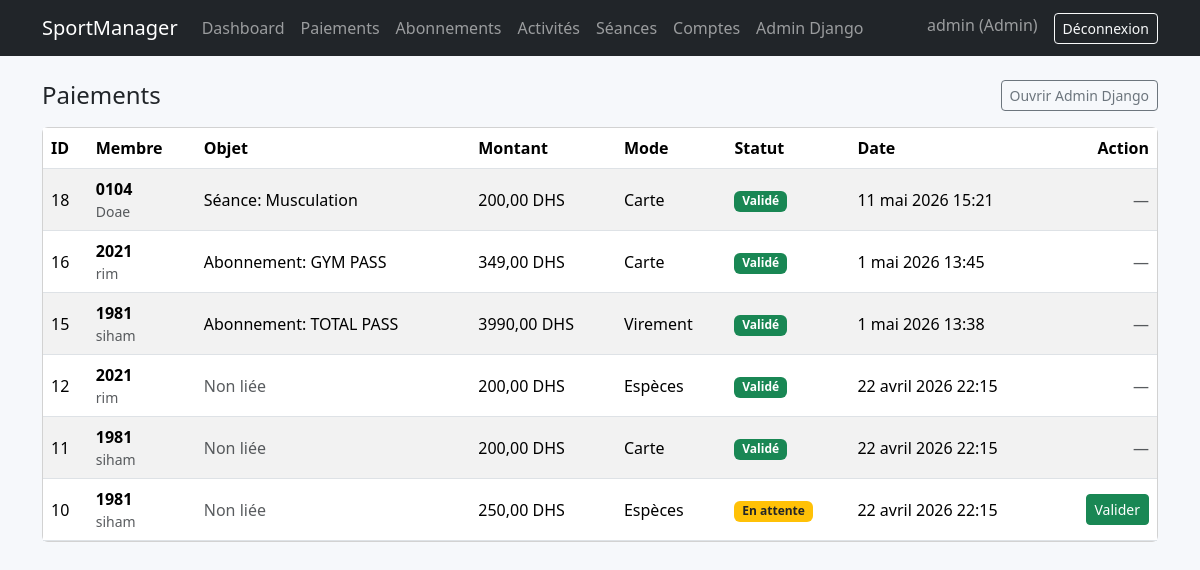
/admin-app/paiements/ (signed in), run on the app's committed database.
### core/models.py (models this page shows, shortened)
class Utilisateur(AbstractUser):
    class Role(models.TextChoices):
        ADMIN = "ADMIN", "Admin"
        COACH = "COACH", "Coach"
        MEMBRE = "MEMBRE", "Membre"
    username = models.CharField(max_length=150, blank=True, null=True)
    login = models.CharField(max_length=150, unique=True)
    email = models.EmailField(unique=True)
    role = models.CharField(max_length=10, choices=Role.choices, default=Role.MEMBRE)
    USERNAME_FIELD = "login"
    REQUIRED_FIELDS = ["email"]
    objects = UtilisateurManager()

class Paiement(models.Model):
    class ModePaiement(models.TextChoices):
        ESPECES = "ESPECES", "Espèces"
        CARTE = "CARTE", "Carte"
        VIREMENT = "VIREMENT", "Virement"
    class Statut(models.TextChoices):
        VALIDE = "VALIDE", "Validé"
        EN_ATTENTE = "EN_ATTENTE", "En attente"
    idPaiment = models.AutoField(primary_key=True)
    membre = models.ForeignKey(Membre, on_delete=models.CASCADE, related_name="paiements")
    inscription = models.ForeignKey(
        Inscription, on_delete=models.SET_NULL, null=True, blank=True, related_name="paiements"
    )
    abonnement = models.ForeignKey(
        Abonnement, on_delete=models.SET_NULL, null=True, blank=True, related_name="paiements"
    )
    montant = models.DecimalField(max_digits=8, decimal_places=2)
    datePaiement = models.DateTimeField(default=timezone.now)
    modePaiement = models.CharField(max_length=20, choices=ModePaiement.choices)
    statut = models.CharField(max_length=20, choices=Statut.choices, default=Statut.EN_ATTENTE)

class Membre(models.Model):
    utilisateur = models.OneToOneField(
        settings.AUTH_USER_MODEL, on_delete=models.CASCADE, related_name="membre"
    )
    numMembre = models.CharField(max_length=30, unique=True)
    dateNaissance = models.DateField()
    dateAdhesion = models.DateField(default=timezone.now)

class Inscription(models.Model):
    class Statut(models.TextChoices):
        EN_ATTENTE = "EN_ATTENTE", "En attente paiement"
        VALIDEE = "VALIDEE", "Validée"
    idInscription = models.AutoField(primary_key=True)
    membre = models.ForeignKey(Membre, on_delete=models.CASCADE, related_name="inscriptions")
    seance = models.ForeignKey(Seance, on_delete=models.CASCADE, related_name="inscriptions")
    dateInscription = models.DateTimeField(default=timezone.now)
    statut = models.CharField(max_length=20, choices=Statut.choices, default=Statut.EN_ATTENTE)
    class Meta:
        constraints = [
            models.UniqueConstraint(fields=["membre", "seance"], name="uniq_membre_seance")
        ]

class Seance(models.Model):
    class Jour(models.TextChoices):
        LUNDI = "LUNDI", "Lundi"
        MARDI = "MARDI", "Mardi"
        MERCREDI = "MERCREDI", "Mercredi"
        JEUDI = "JEUDI", "Jeudi"
        VENDREDI = "VENDREDI", "Vendredi"
        SAMEDI = "SAMEDI", "Samedi"
        DIMANCHE = "DIMANCHE", "Dimanche"
    idSeance = models.AutoField(primary_key=True)
    dateSeance = models.DateField(blank=True, null=True)
    jour = models.CharField(max_length=10, choices=Jour.choices)
    heureDebut = models.TimeField()
    heureFin = models.TimeField()
    capaciteMax = models.PositiveIntegerField()
    activite = models.ForeignKey(Activite, on_delete=models.CASCADE, related_name="seances")
    coach = models.ForeignKey(Coach, on_delete=models.PROTECT, related_name="seances")

class Activite(models.Model):
    class TypeAcces(models.TextChoices):
        INTERNE = "INTERNE", "Interne"
        EXTERNE = "EXTERNE", "Externe"
    EXTERNAL_ACTIVITY_KEYWORDS = ("tennis", "basket", "football", "foot")
    idActivite = models.AutoField(primary_key=True)
    libelle = models.CharField(max_length=120)
    description = models.TextField(blank=True)
    tarifMensuel = models.DecimalField(max_digits=8, decimal_places=2)
    typeAcces = models.CharField(max_length=10, choices=TypeAcces.choices, default=TypeAcces.INTERNE)
    image = models.ImageField(upload_to="activites/", blank=True, null=True)

class Abonnement(models.Model):
    class Periodicite(models.TextChoices):
        MENSUEL = "MENSUEL", "Mensuel"
        ANNUEL = "ANNUEL", "Annuel"
    libelle = models.CharField(max_length=120)
    periodicite = models.CharField(max_length=10, choices=Periodicite.choices, default=Periodicite.MENSUEL)
    prix = models.DecimalField(max_digits=8, decimal_places=2)
    description = models.TextField(blank=True)
    avantages = models.TextField(blank=True, help_text="Un avantage par ligne")
    actif = models.BooleanField(default=True)
    ordre = models.PositiveIntegerField(default=0)
    class Meta:
        ordering = ["ordre", "prix", "libelle"]

### core/views.py (the view)
        @login_required
        def _wrapped(request: HttpRequest, *args, **kwargs):
            user: Utilisateur = request.user  # type: ignore[assignment]
            if user.role not in roles:
                messages.error(request, "Accès refusé.")
                return redirect("home")
            return view_func(request, *args, **kwargs)

### core/views.py (called while the page is built)
def _role_required(*roles: str):
    def decorator(view_func):
        @login_required
        def _wrapped(request: HttpRequest, *args, **kwargs):
            user: Utilisateur = request.user  # type: ignore[assignment]
            if user.role not in roles:
                messages.error(request, "Accès refusé.")
                return redirect("home")
            return view_func(request, *args, **kwargs)
        return _wrapped
    return decorator

@_role_required(Utilisateur.Role.ADMIN)
def admin_paiements(request: HttpRequest) -> HttpResponse:
    paiements = (
        Paiement.objects.select_related(
            "membre",
            "membre__utilisateur",
            "inscription",
            "inscription__seance",
            "inscription__seance__activite",
            "abonnement",
        )
        .all()
        .order_by("-datePaiement")
    )
    return render(request, "core/admin_paiements.html", {"paiements": paiements})

### core/templates/core/admin_paiements.html (shortened to what this page needs)
{% extends "base.html" %}
{% block content %}
  <div class="d-flex align-items-center justify-content-between mb-3">
    <h1 class="h4 mb-0">Paiements</h1>
    <a class="btn btn-outline-secondary btn-sm" href="/admin/">Ouvrir Admin Django</a>
  </div>
  <div class="card">
    <div class="table-responsive">
      <table class="table table-striped mb-0 align-middle">
        <thead>
          <tr>
            <th>ID</th>
            <th>Membre</th>
            <th>Objet</th>
            <th>Montant</th>
            <th>Mode</th>
            <th>Statut</th>
            <th>Date</th>
            <th class="text-end">Action</th>
          </tr>
        </thead>
        <tbody>
          {% for p in paiements %}
            <tr>
              <td>{{ p.idPaiment }}</td>
              <td>
                <div class="fw-semibold">{{ p.membre.numMembre }}</div>
                <div class="text-muted small">{{ p.membre.utilisateur.login }}</div>
              </td>
              <td>
                {% if p.inscription %}
                  Séance: {{ p.inscription.seance.activite.libelle }}
                {% elif p.abonnement %}
                  Abonnement: {{ p.abonnement.libelle }}
                {% else %}
                  <span class="text-muted">Non liée</span>
                {% endif %}
              </td>
              <td>{{ p.montant }} DHS</td>
              <td>{{ p.get_modePaiement_display }}</td>
              <td>
                <span class="badge {% if p.statut == 'VALIDE' %}bg-success{% else %}bg-warning text-dark{% endif %}">
                  {{ p.get_statut_display }}
                </span>
              </td>
              <td>{{ p.datePaiement }}</td>
              <td class="text-end">
                {% if p.statut != 'VALIDE' %}
                  <form method="post" action="{% url 'admin_valider_paiement' p.idPaiment %}" class="d-inline">
                    <button class="btn btn-sm btn-success" type="submit">Valider</button>
                  </form>
                {% else %}
                  <span class="text-muted">—</span>
                {% endif %}
              </td>
            </tr>
          {% empty %}
            <tr>
              <td colspan="8" class="text-center text-muted py-4">Aucun paiement.</td>
            </tr>
          {% endfor %}
        </tbody>
      </table>
    </div>
  </div>
{% endblock %}

### templates/partials/navbar.html (shortened to what this page needs)
<nav class="navbar navbar-expand-lg navbar-dark bg-dark">
  <div class="container">
    <a class="navbar-brand" href="{% url 'home' %}">SportManager</a>
    <div class="collapse navbar-collapse" id="navbarContent">
      <ul class="navbar-nav me-auto mb-2 mb-lg-0">
        {% if user.is_authenticated %}
          {% if user.role == 'MEMBRE' %}
            <li class="nav-item">
              <a class="nav-link" href="{% url 'membre_dashboard' %}">Dashboard</a>
            </li>
            <li class="nav-item">
              <a class="nav-link" href="{% url 'membre_planning' %}">Planning</a>
            </li>
            <li class="nav-item">
              <a class="nav-link" href="{% url 'membre_abonnements' %}">Abonnements</a>
            </li>
          {% elif user.role == 'ADMIN' %}
            <li class="nav-item">
              <a class="nav-link" href="{% url 'admin_dashboard' %}">Dashboard</a>
            </li>
            <li class="nav-item">
              <a class="nav-link" href="{% url 'admin_paiements' %}">Paiements</a>
            </li>
            <li class="nav-item">
              <a class="nav-link" href="{% url 'admin_abonnements' %}">Abonnements</a>
            </li>
            <li class="nav-item">
              <a class="nav-link" href="{% url 'admin_activites' %}">Activités</a>
            </li>
            <li class="nav-item">
              <a class="nav-link" href="{% url 'admin_seances' %}">Séances</a>
            </li>
            <li class="nav-item">
              <a class="nav-link" href="{% url 'admin_comptes' %}">Comptes</a>
            </li>
            <li class="nav-item">
              <a class="nav-link" href="/admin/">Admin Django</a>
            </li>
          {% endif %}
        {% endif %}
      </ul>
      <ul class="navbar-nav ms-auto">
        {% if user.is_authenticated %}
          <li class="nav-item">
            <span class="navbar-text me-3">
              {{ user.login }} ({{ user.get_role_display }})
            </span>
          </li>
          <li class="nav-item">
            <form method="post" action="{% url 'logout' %}">
              <button class="btn btn-outline-light btn-sm" type="submit">Déconnexion</button>
            </form>
          </li>
        {% else %}
          <li class="nav-item">
            <a class="btn btn-outline-light btn-sm" href="{% url 'login' %}">Connexion</a>
          </li>
        {% endif %}
      </ul>
    </div>
  </div>
</nav>

### templates/base.html (style rules this page uses)
body { background: #f6f8fb; }

### data on the page
Utilisateur: login "admin", role "Admin"
Paiement: idPaiment "18", membre.numMembre "0104", membre.utilisateur.login "Doae", inscription.seance.activite.libelle "Musculation", montant "200,00", modePaiement "Carte", statut "Validé", datePaiement "11 mai 2026 15:21"
Paiement: idPaiment "16", membre.numMembre "2021", membre.utilisateur.login "rim", abonnement.libelle "GYM PASS", montant "349,00", modePaiement "Carte", statut "Validé", datePaiement "1 mai 2026 13:45"
Paiement: idPaiment "15", membre.numMembre "1981", membre.utilisateur.login "siham", abonnement.libelle "TOTAL PASS", montant "3990,00", modePaiement "Virement", statut "Validé", datePaiement "1 mai 2026 13:38"
Paiement: idPaiment "12", membre.numMembre "2021", membre.utilisateur.login "rim", shows "Non liée", montant "200,00", modePaiement "Espèces", statut "Validé", datePaiement "22 avril 2026 22:15"
Paiement: idPaiment "11", membre.numMembre "1981", membre.utilisateur.login "siham", shows "Non liée", montant "200,00", modePaiement "Carte", statut "Validé", datePaiement "22 avril 2026 22:15"
Paiement: idPaiment "10", membre.numMembre "1981", membre.utilisateur.login "siham", shows "Non liée", montant "250,00", modePaiement "Espèces", statut "En attente", datePaiement "22 avril 2026 22:15", shows "Valider"
